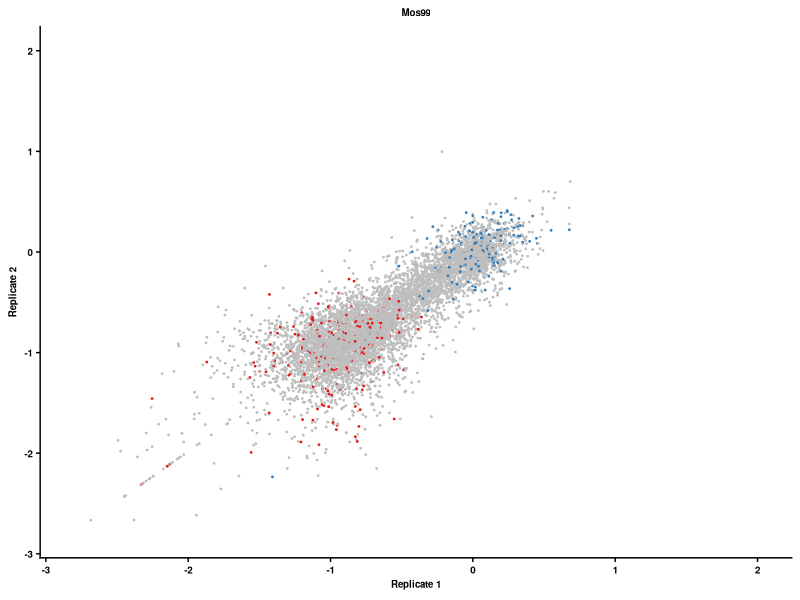

This figure's R source:
# Title     :
# Objective :
# Created by: yiquan
# Created on: 9/7/21
library(ggplot2)
library(scales)
library(RColorBrewer)
library(readr)
library(tidyr)
library(reshape)
library(stringr)
library(dplyr)
library(ggrepel)
library(gridExtra)
require(cowplot)


table_data <- read_csv('result/Mos99_fit.csv')

PlotFit_Rep <- function(table_data,rep1_fit,rep2_fit,title){
  textsize=7
  colorscale <- c(brewer.pal(9,"Set1"))
  R1fit = table_data[,rep1_fit]
  R2fit = table_data[,rep2_fit]
  print (paste("Pearson Cor:", cor(R1fit,R2fit,use="complete.obs"),sep=' '))
  p <- ggplot(table_data,aes(x=Rep1_norm_fitness,y=Rep2_norm_fitness,color=mutation_type)) +
	  xlim(-2.8,2)+ylim(-2.8,2)+
	 geom_point(size=0.3) +
         theme_cowplot(12) +
         scale_color_manual(values=c('gray', colorscale)) +
	 theme(plot.title=element_text(size=textsize,face="bold",hjust = 0.5),
	       axis.title=element_text(size=textsize,face="bold"),
	       axis.text=element_text(size=textsize,face="bold"),
	       legend.title=element_blank(),
	       legend.text=element_text(size=textsize,face="bold"),
	       legend.position='none') +
	 xlab(bquote(bold('Replicate 1'))) +
	 ylab(bquote(bold('Replicate 2'))) +
         ggtitle(title)
  return (p)
  }
wt_p <- PlotFit_Rep(table_data,"Rep1_norm_fitness","Rep2_norm_fitness","Mos99")
ggsave('graph/WT_fit_repeat.png',wt_p,height=4,width=4,bg='white')
